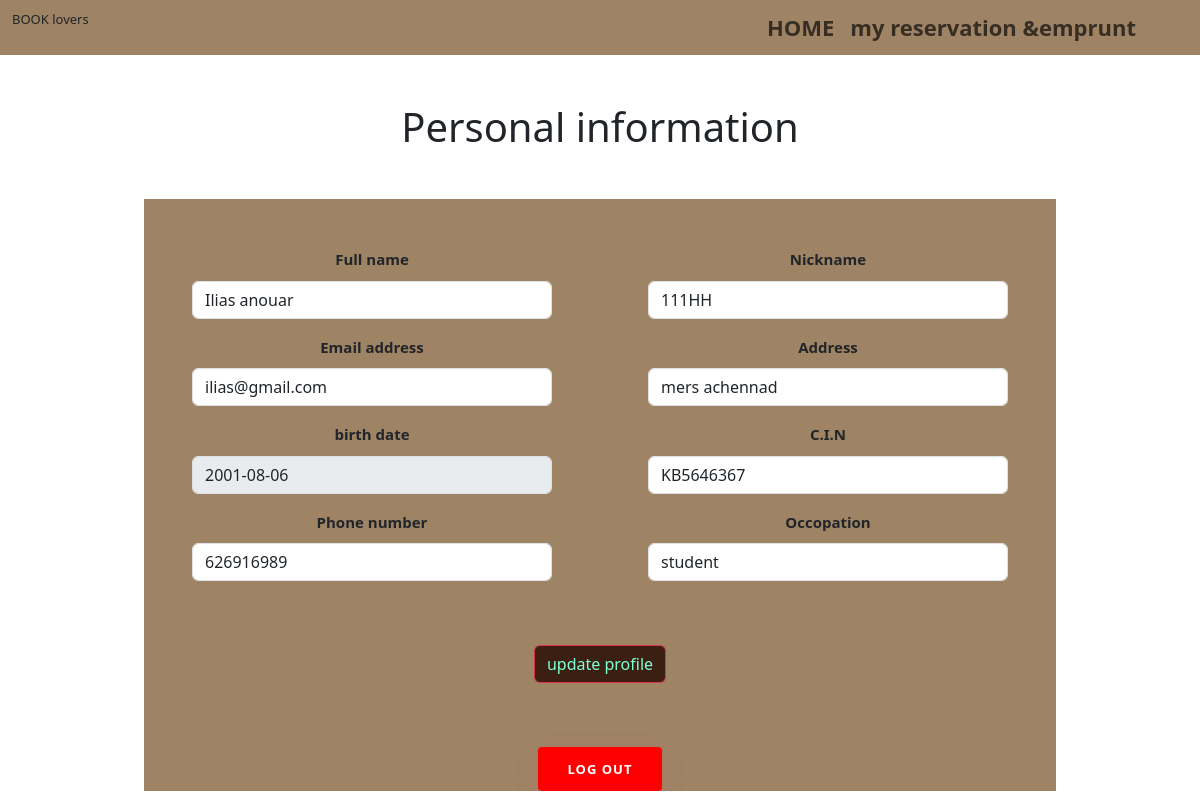
Screenshot of /user/profile.php (signed in) with the database file from the repository.
### user/profile.php (the view, shortened to what this page needs)
<?php
require "../connect.php";
$id_member = $_SESSION['Id_adhérent'];
$member = "SELECT * FROM adhérent WHERE Id_adhérent = '$id_member'";
$stmt = $conn->query($member);
$member = $stmt->Fetch(PDO::FETCH_ASSOC);
?>
<html>
<head>
    <link href="https://cdn.jsdelivr.net/npm/bootstrap@5.3.0-alpha1/dist/css/bootstrap.min.css" rel="stylesheet">
    <link rel="stylesheet" href="user.css">
    <link rel="stylesheet" href="https://cdnjs.cloudflare.com/ajax/libs/font-awesome/4.7.0/css/font-awesome.min.css">
</head>
<body>
    <header>
        <nav class="navbar navbar-expand-lg navbar-light ">
            <div class="container-fluid">
                <div>
                    <p style="font-size: 13;">BOOK lovers</p>
                </div>
                <div class="collapse navbar-collapse" id="navbarTogglerDemo03">
                    <ul class="navbar-nav me-auto mb-2 mb-lg-0">
                        <li class="nav-item">
                            <a class="nav-link" href="user.php">HOME</a>
                        </li>
                        <li class="nav-item">
                            <a class="nav-link" href="Tables.php">my reservation &emprunt</a>
                        </li>
                    </ul>
                </div>
            </div>
        </nav>
    </header>
    <main class="text-center">
        <h4 class="fs-1 mt-5 mb-5">Personal information</h4>
        <section class="px-5 mx-5">
            <div class="px-5">
                <div id="information">
                    <form action="update.php" method="get">
                        <div class="d-flex">
                            <div class="w-100 p-5">
                                <div class="mb-3">
                                    <label for="exampleInputEmail1" class="form-label">Full name</label>
                                    <input type="text" name="full_name" class="form-control" value="<?php echo $member['full_name'] ?>">
                                </div>
                                <div class="mb-3">
                                    <label for="exampleInputEmail1" class="form-label">Email address</label>
                                    <input type="email" name="email" class="form-control" value="<?php echo $member['email'] ?>">
                                </div>
                                <div class="mb-3">
                                    <label for="exampleInputEmail1" class="form-label">birth date</label>
                                    <input type="text" class="form-control" name="date" value="<?php echo $member['birth_date'] ?>" disabled>
                                </div>
                                <div class="mb-3">
                                    <label for="exampleInputEmail1" class="form-label">Phone number</label>
                                    <input type="text" class="form-control" name="phone" value="<?php echo $member['phone'] ?>">
                                </div>
                            </div>
                            <div class="w-100 p-5">
                                <div class="mb-3">
                                    <label for="exampleInputEmail1" class="form-label">Nickname</label>
                                    <input type="text" class="form-control" name="nickname" value="<?php echo $member['Nickname'] ?>">
                                </div>
                                <div class="mb-3">
                                    <label for="exampleInputEmail1" class="form-label">Address</label>
                                    <input type="text" class="form-control" name="address" value="<?php echo $member['adresse'] ?>">
                                </div>
                                <div class="mb-3">
                                    <label for="exampleInputEmail1" class="form-label">C.I.N</label>
                                    <input type="text" class="form-control" name="cin" value="<?php echo $member['CIN'] ?>">
                                </div>
                                <div class="mb-3">
                                    <label for="exampleInputEmail1" class="form-label">Occopation</label>
                                    <input type="text" class="form-control" name="occupation" value="<?php echo $member['occupation'] ?>">
                                </div>
                            </div>
                        </div>
                        <button class="btn btn-danger mb-3" type="submit" name="update_prof">update profile</button>
                    </form>
                    <div class="d-flex justify-content-center gap-5 mt-5">
                <form action="logout.php" method="get">
                    <button type="submit" class="btn_log">
                        Log out
                    </button>
                </form>
            </div>
                </div>
            </div>
        </section>
    </main>
</body>
</html>

### user/user.css (style rules this page uses)
* { box-sizing: border-box; padding: 0; margin: 0; }
.navbar-collapse { flex-grow: 0; margin-right: 2em; font-weight: 700; font-size: 22px; line-height: 23px; }
.navbar { background-color: #9e8365; }
.btn { background-color: #3A1F12; color: aquamarine; }

### user/profile.php (style rules this page uses)
#information { font-weight: 300; font-size: 15px; line-height: 1.7; font-weight: bold; background-color: #9E8365; overflow-x: hidden; }
.btn_log { border-radius: 4px; height: 44px; font-size: 13px; font-weight: 600; text-transform: uppercase; -webkit-transition: all 200ms linear; transition: all 200ms linear; padding: 0 30px; letter-spacing: 1px; display: -webkit-inline-flex; display: -ms-inline-flexbox; display: inline-flex; -webkit-align-items: center; -moz-align-items: center; -ms-align-items: center; align-items: center; -webkit-justify-content: center; -moz-justify-content: center; -ms-justify-content: center; justify-content: center; -ms-flex-pack: center; text-align: center; border: none; background-color: #ff0000; color: #ffffff; box-shadow: 0 8px 24px 0 rgba(252, 95, 95, 0.2); }

### rows the page displays
adhérent: full_name "Ilias anouar", email "ilias@gmail.com", date "2001-08-06", phone "626916989", nickname "111HH", address "mers achennad", cin "KB5646367", occupation "student"
